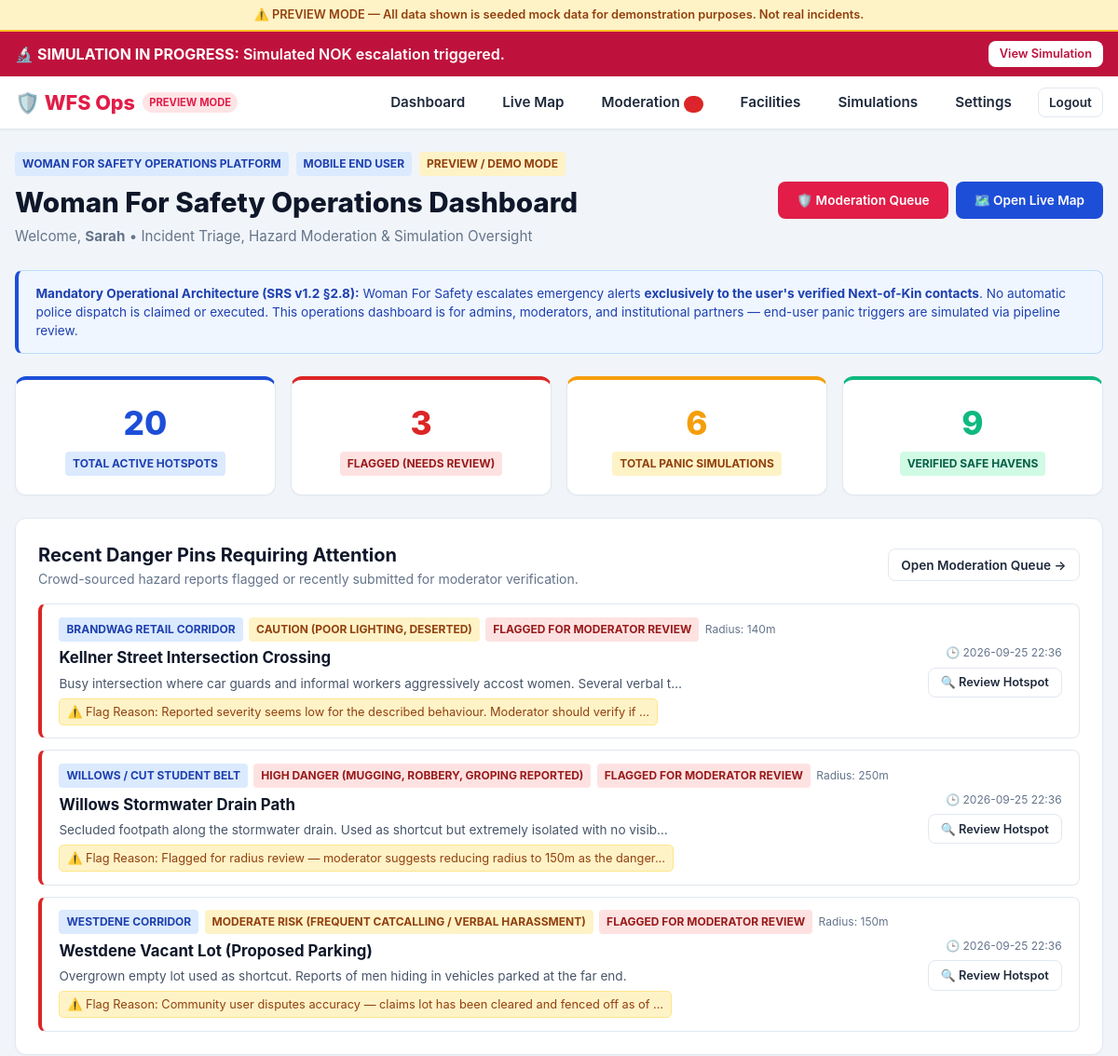
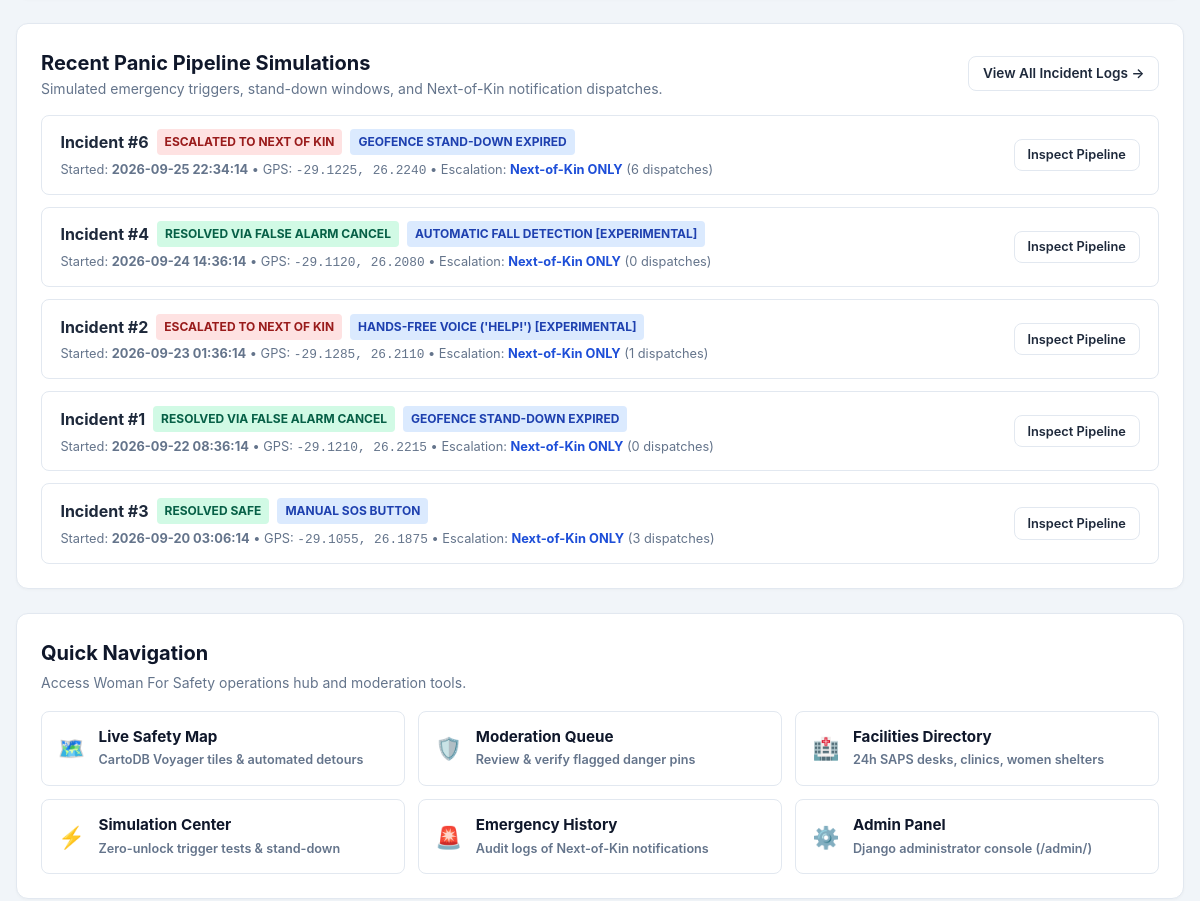
Before: /dashboard/ (signed in, upper part) with the older database file (2 pictures, top to bottom).
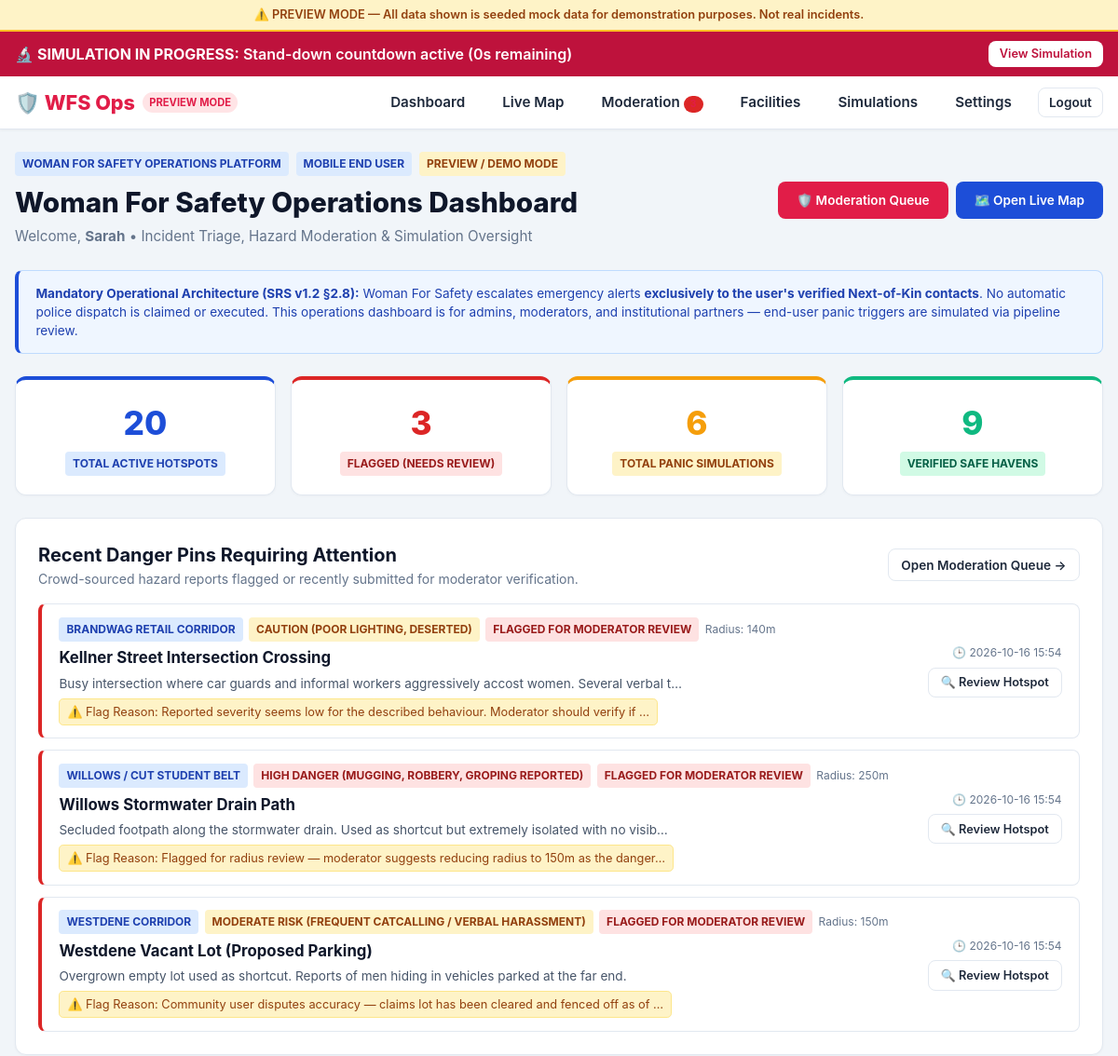
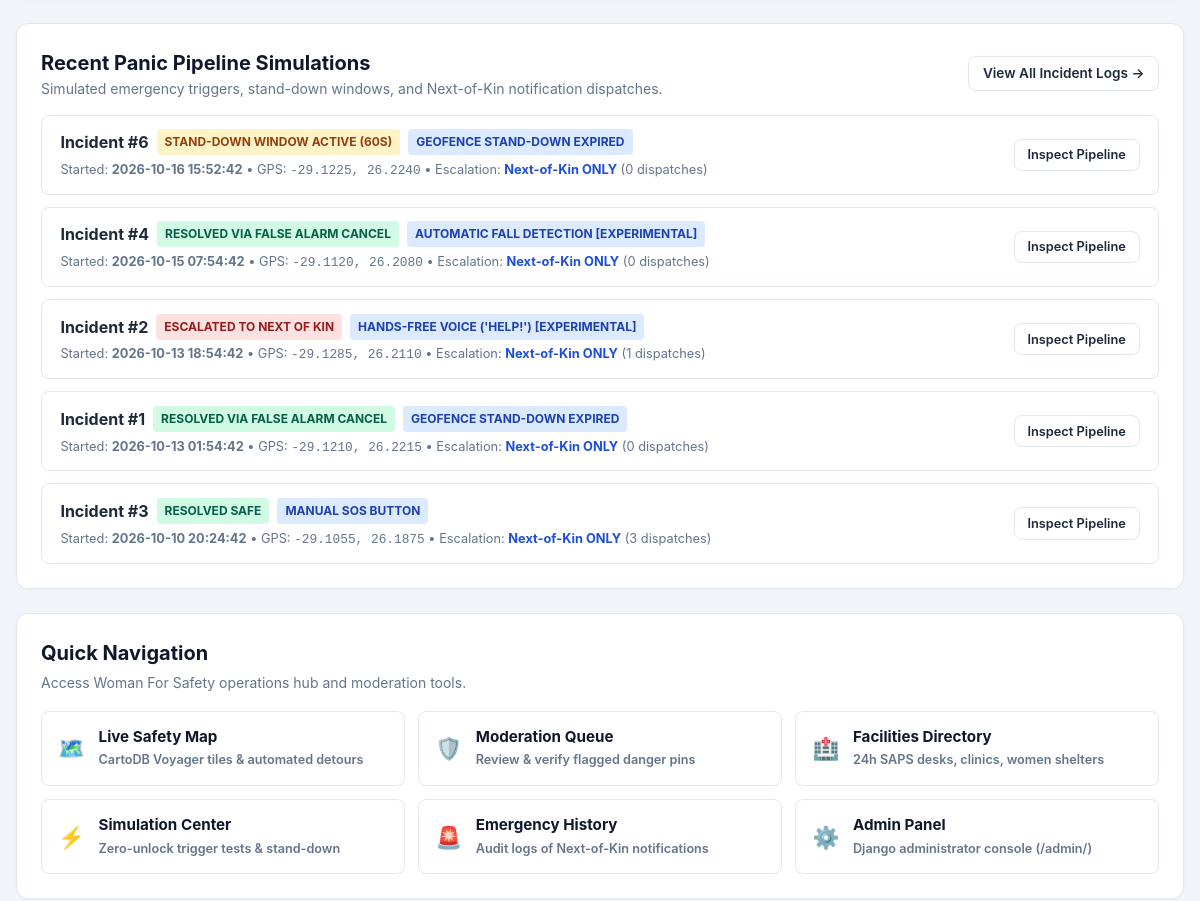
After: the same page with the newer database file (2 pictures, top to bottom).
### hotspots/models.py (models this page shows, shortened)
class Hotspot(models.Model):
    SEVERITY_LOW = "LOW"
    SEVERITY_MEDIUM = "MEDIUM"
    SEVERITY_HIGH = "HIGH"
    SEVERITY_CRITICAL = "CRITICAL"
    SEVERITY_CHOICES = [
        (SEVERITY_LOW, "Caution (Poor lighting, deserted)"),
        (SEVERITY_MEDIUM, "Moderate Risk (Frequent catcalling / verbal harassment)"),
        (SEVERITY_HIGH, "High Danger (Mugging, robbery, groping reported)"),
        (SEVERITY_CRITICAL, "Critical Hotspot (Severe violent assault / weapon sighted)"),
    ]
    CATEGORY_CHOICES = [
        ("LIGHTING", "Dark / Broken Streetlights"),
        ("HARASSMENT", "Catcalling & Stalking Area"),
        ("MUGGING", "Robbery / Mugging Hotspot"),
        ("ASSAULT", "Physical Assault / GBV Incident"),
        ("ISOLATED", "Isolated Alley / Abandoned Building"),
        ("TRANSPORT", "Unsafe Taxi Rank / Station Corner"),
    ]
    RISK_TIME_CHOICES = [
        ("ALL", "Dangerous Anytime"),
        ("NIGHT", "Dangerous After Dark (Night)"),
        ("RUSH", "Dangerous During Commute / Rush Hour"),
    ]
    CORRIDOR_CHOICES = [
        ("WESTDENE", "Westdene Corridor"),
        ("WILLOWS", "Willows / CUT Student Belt"),
        ("UNIVERSITAS", "Universitas / UFS Campus Fringe"),
        ("BRANDWAG", "Brandwag Retail Corridor"),
        ("CBD", "Bloemfontein CBD / Station Fringe"),
        ("OTHER", "Other Metro Corridor"),
    ]
    STATUS_PUBLISHED = "published"
    STATUS_FLAGGED = "flagged"
    STATUS_DISPUTED = "disputed"
    STATUS_REMOVED = "removed"
    STATUS_CHOICES = [
        (STATUS_PUBLISHED, "Published on Live Map"),
        (STATUS_FLAGGED, "Flagged for Moderator Review"),
        (STATUS_DISPUTED, "Disputed by Community"),
        (STATUS_REMOVED, "Removed by Moderator"),
    ]
    title = models.CharField(max_length=150, help_text="e.g. Unlit alley behind taxi rank")
    category = models.CharField(max_length=30, choices=CATEGORY_CHOICES, default="MUGGING")
    corridor = models.CharField(max_length=30, choices=CORRIDOR_CHOICES, default="WESTDENE", db_index=True)
    description = models.TextField(help_text="Provide context to help other women avoid this spot safely.")
    latitude = models.FloatField()
    longitude = models.FloatField()
    danger_radius_meters = models.PositiveIntegerField(
        default=250,
        help_text="Radius in meters where rerouting occurs and warnings activate."
    )
    severity = models.CharField(max_length=15, choices=SEVERITY_CHOICES, default=SEVERITY_HIGH)
    risk_time = models.CharField(max_length=10, choices=RISK_TIME_CHOICES, default="NIGHT")
    reported_by = models.ForeignKey(User, on_delete=models.SET_NULL, null=True, blank=True)
    is_anonymous = models.BooleanField(default=False)
    verification_status = models.CharField(
        max_length=20,
        choices=STATUS_CHOICES,
        default=STATUS_PUBLISHED,
        db_index=True,
        help_text="Current state in the post-publication moderation workflow (SRS §3.7)."
    )
    flag_reason = models.TextField(blank=True, help_text="Reason provided when flagged by community or user.")
    confirmations_count = models.PositiveIntegerField(default=1)
    active = models.BooleanField(default=True)
    created_at = models.DateTimeField(auto_now_add=True)
    updated_at = models.DateTimeField(auto_now=True)
    class Meta:
        ordering = ["-created_at"]

### emergency/models.py (models this page shows, shortened)
class PanicAlert(models.Model):
    TRIGGER_TRIPLE_PRESS = "TRIPLE_PRESS"
    TRIGGER_VOICE = "VOICE"
    TRIGGER_FALL = "FALL_DETECTION"
    TRIGGER_GEOFENCE = "GEOFENCE_APPROACH"
    TRIGGER_MANUAL = "MANUAL_SOS"
    TRIGGER_CHOICES = [
        (TRIGGER_MANUAL, "Manual SOS Button"),
        (TRIGGER_VOICE, "Hands-Free Voice ('Help!') [Experimental]"),
        (TRIGGER_FALL, "Automatic Fall Detection [Experimental]"),
        (TRIGGER_TRIPLE_PRESS, "Triple Power/Key Press Simulation"),
        (TRIGGER_GEOFENCE, "Geofence Stand-Down Expired"),
    ]
    STATUS_STAND_DOWN_PENDING = "STAND_DOWN_PENDING"
    STATUS_ACTIVE = "ACTIVE"
    STATUS_FALSE_ALARM = "FALSE_ALARM"
    STATUS_RESOLVED = "RESOLVED"
    STATUS_CHOICES = [
        (STATUS_STAND_DOWN_PENDING, "Stand-Down Window Active (60s)"),
        (STATUS_ACTIVE, "Escalated to Next of Kin"),
        (STATUS_FALSE_ALARM, "Resolved via False Alarm Cancel"),
        (STATUS_RESOLVED, "Resolved Safe"),
    ]
    user = models.ForeignKey(User, on_delete=models.CASCADE, related_name="panic_alerts")
    trigger_source = models.CharField(max_length=25, choices=TRIGGER_CHOICES, default=TRIGGER_MANUAL)
    status = models.CharField(max_length=25, choices=STATUS_CHOICES, default=STATUS_STAND_DOWN_PENDING)
    latitude = models.FloatField()
    longitude = models.FloatField()
    accuracy_meters = models.FloatField(default=10.0)
    battery_level = models.IntegerField(null=True, blank=True)
    standdown_seconds_total = models.IntegerField(default=60)
    hotspot_approached = models.ForeignKey(Hotspot, on_delete=models.SET_NULL, null=True, blank=True)
    started_at = models.DateTimeField(auto_now_add=True)
    escalated_at = models.DateTimeField(null=True, blank=True)
    stood_down_at = models.DateTimeField(null=True, blank=True)
    resolved_at = models.DateTimeField(null=True, blank=True)
    class Meta:
        ordering = ["-started_at"]
    @property
    def seconds_remaining(self):
        if self.status != self.STATUS_STAND_DOWN_PENDING:
            return 0
        elapsed = (timezone.now() - self.started_at).total_seconds()
        remaining = self.standdown_seconds_total - elapsed
        return max(0, int(remaining))

### core/views.py (the view)
# urls.py: path("dashboard/", views.dashboard, name="dashboard"),
@login_required
def dashboard(request):
    user = request.user
    contacts = EmergencyContact.objects.filter(user=user).order_by("priority", "created_at")
    active_hotspots = Hotspot.objects.filter(active=True)
    flagged_hotspots = active_hotspots.filter(verification_status=Hotspot.STATUS_FLAGGED)
    recent_flagged = flagged_hotspots.order_by("-created_at")[:5]
    recent_hotspots = active_hotspots.order_by("-created_at")[:5]
    recent_panics = PanicAlert.objects.all()[:5]
    total_panics = PanicAlert.objects.count()
    total_facilities = Facility.objects.count()
    facilities_sample = Facility.objects.all()[:4]
    institutional_accounts = InstitutionalAccount.objects.all()
    active_alert = PanicAlert.objects.filter(
        user=user,
        status__in=[PanicAlert.STATUS_STAND_DOWN_PENDING, PanicAlert.STATUS_ACTIVE]
    ).order_by("-started_at").first()
    context = {
        "contacts": contacts,
        "contacts_count": contacts.count(),
        "recent_hotspots": recent_hotspots,
        "recent_flagged": recent_flagged,
        "flagged_count": flagged_hotspots.count(),
        "total_active_hotspots": active_hotspots.count(),
        "recent_panics": recent_panics,
        "total_panics": total_panics,
        "total_facilities": total_facilities,
        "facilities_sample": facilities_sample,
        "institutional_accounts": institutional_accounts,
        "active_alert": active_alert,
        "demo_mode": getattr(settings, "WFS_DEMO_MODE", True),
    }
    return render(request, "core/dashboard.html", context)

### templates/core/dashboard.html (shortened to what the changed rows need)
{% extends "base.html" %}
{% block content %}
<div style="display:flex; justify-content:space-between; align-items:center; flex-wrap:wrap; gap:1rem; margin-bottom:1.5rem;">
  <div>
    <h1 style="font-size:1.85rem; font-weight:800; color:var(--dark); margin:0;">
      Woman For Safety Operations Dashboard
    </h1>
  </div>
</div>
<div class="card" style="margin-bottom:1.5rem;">
  <div style="display:flex; flex-direction:column; gap:0.75rem;">
    {% for h in recent_flagged|default:recent_hotspots %}
      <div style="padding:0.85rem 1.15rem; border:1px solid #e2e8f0; border-radius:0.5rem; display:flex; justify-content:space-between; align-items:center; flex-wrap:wrap; gap:0.75rem; background:#ffffff; border-left:4px solid {% if h.verification_status == 'flagged' %}var(--danger){% elif h.verification_status == 'published' %}var(--success){% else %}var(--warning){% endif %};">
        <div style="flex:1; min-width:260px;">
          <div style="display:flex; align-items:center; gap:0.4rem; margin-bottom:0.35rem; flex-wrap:wrap;">
            <span class="badge badge-police">{{ h.get_corridor_display|default:h.corridor }}</span>
            <span class="badge {% if h.severity == 'CRITICAL' or h.severity == 'HIGH' %}badge-danger{% else %}badge-warning{% endif %}">
              {{ h.get_severity_display|default:h.severity }}
            </span>
            <span class="badge {% if h.verification_status == 'flagged' %}badge-danger{% elif h.verification_status == 'published' %}badge-success{% else %}badge-warning{% endif %}">
              {{ h.get_verification_status_display|default:h.verification_status|title }}
            </span>
            <span style="font-size:0.75rem; color:#64748b;">Radius: {{ h.danger_radius_meters }}m</span>
          </div>
          <h4 style="margin:0 0 0.25rem; font-size:1.05rem; color:var(--dark);">{{ h.title }}</h4>
          <p style="margin:0 0 0.35rem; font-size:0.85rem; color:#475569;">{{ h.description|truncatechars:100 }}</p>
          {% if h.flag_reason %}
            <div style="font-size:0.8rem; color:#92400e; background:#fef3c7; border:1px solid #fde68a; padding:0.25rem 0.5rem; border-radius:0.3rem; display:inline-block;">
              ⚠️ Flag Reason: {{ h.flag_reason|truncatechars:85 }}
            </div>
          {% endif %}
        </div>
        <div style="text-align:right;">
          <div style="font-size:0.75rem; color:#64748b; margin-bottom:0.4rem;">🕒 {{ h.created_at|date:"Y-m-d H:i" }}</div>
          <a href="{% url 'moderation:review' h.id %}" class="btn btn-outline" style="font-size:0.8rem; padding:0.35rem 0.8rem;">
            🔍 Review Hotspot
          </a>
        </div>
      </div>
    {% empty %}
      <div style="text-align:center; padding:2rem; background:#f8fafc; border-radius:0.5rem;">
        <p style="color:#64748b; margin:0;">No active hotspots pending review. Safety map is up-to-date.</p>
      </div>
    {% endfor %}
  </div>
</div>
<div class="card" style="margin-bottom:1.5rem;">
  <div style="display:flex; flex-direction:column; gap:0.75rem;">
    {% for alert in recent_panics|default:user.panic_alerts.all|slice:":5" %}
      <div style="padding:0.85rem 1.15rem; border:1px solid #e2e8f0; border-radius:0.5rem; display:flex; justify-content:space-between; align-items:center; flex-wrap:wrap; gap:0.75rem; background:#ffffff;">
        <div>
          <div style="display:flex; align-items:center; gap:0.5rem; margin-bottom:0.3rem; flex-wrap:wrap;">
            <strong>Incident #{{ alert.id }}</strong>
            <span class="badge {% if alert.status == 'ACTIVE' %}badge-danger{% elif alert.status == 'FALSE_ALARM' or alert.status == 'RESOLVED' %}badge-success{% else %}badge-warning{% endif %}">
              {{ alert.get_status_display }}
            </span>
            <span class="badge badge-police">{{ alert.get_trigger_source_display }}</span>
          </div>
          <div style="font-size:0.8rem; color:#64748b;">
            Started: <strong>{{ alert.started_at|date:"Y-m-d H:i:s" }}</strong> &bull; GPS: <code>{{ alert.latitude|floatformat:4 }}, {{ alert.longitude|floatformat:4 }}</code> &bull; Escalation: <strong style="color:var(--police-blue);">Next-of-Kin ONLY</strong> ({{ alert.notifications.count }} dispatches)
          </div>
        </div>
        <div>
          <a href="{% url 'emergency:stand_down' alert.id %}" class="btn btn-outline" style="font-size:0.8rem; padding:0.35rem 0.8rem;">
            Inspect Pipeline
          </a>
        </div>
      </div>
    {% empty %}
      <div style="text-align:center; padding:2rem; background:#f8fafc; border-radius:0.5rem;">
        <p style="color:#64748b; margin:0;">No panic pipeline simulations executed yet. You can inspect pipeline logs under Emergency History.</p>
      </div>
    {% endfor %}
  </div>
</div>
{% endblock %}

### templates/base.html (shortened to what this page needs)
{% load static %}
<!DOCTYPE html>
<html lang="en">
<head>
  <link rel="stylesheet" href="https://unpkg.com/leaflet@1.9.4/dist/leaflet.css"/>
  <link rel="stylesheet" href="{% static 'css/safeher.css' %}">
</head>
<body>
  {% if DEMO_MODE %}
  <div style="background:#fef3c7; color:#92400e; padding:0.4rem 1rem; text-align:center; font-size:0.8rem; font-weight:600; border-bottom:2px solid #fbbf24;">
    ⚠️ PREVIEW MODE — All data shown is seeded mock data for demonstration purposes. Not real incidents.
  </div>
  {% endif %}
  {% if active_emergency_alert %}
  <div class="emergency-banner">
    <div>
      🔬 <strong>SIMULATION IN PROGRESS:</strong>
      {% if active_emergency_alert.status == "STAND_DOWN_PENDING" %}
        Stand-down countdown active ({{ active_emergency_alert.seconds_remaining }}s remaining)
      {% else %}
        Simulated NOK escalation triggered.
      {% endif %}
    </div>
    <a href="{% url 'emergency:stand_down' active_emergency_alert.id %}" class="btn btn-primary" style="background:#ffffff; color:#be123c; font-size:0.8rem; padding:0.3rem 0.75rem;">
      View Simulation
    </a>
  </div>
  {% endif %}
  <header class="safe-header">
    <div class="nav-container">
      <a href="{% if user.is_authenticated %}{% url 'core:dashboard' %}{% else %}{% url 'core:home' %}{% endif %}" class="brand-logo">
        <span>🛡️ WFS Ops</span>
        {% if DEMO_MODE %}<span class="brand-badge">Preview Mode</span>{% endif %}
      </a>
      <nav>
        <ul class="nav-links">
          {% if user.is_authenticated %}
            <li><a href="{% url 'core:dashboard' %}" class="nav-link">Dashboard</a></li>
            <li><a href="{% url 'hotspots:map' %}" class="nav-link">Live Map</a></li>
            <li>
              <a href="{% url 'moderation:dashboard' %}" class="nav-link">
                Moderation
                {% if flagged_hotspot_count %}<span class="brand-badge" style="background:#dc2626; font-size:0.65rem;">{{ flagged_hotspot_count }}</span>{% endif %}
              </a>
            </li>
            <li><a href="{% url 'facilities:list' %}" class="nav-link">Facilities</a></li>
            <li><a href="{% url 'emergency:simulation' %}" class="nav-link">Simulations</a></li>
            <li><a href="{% url 'accounts:profile' %}" class="nav-link">Settings</a></li>
            <li><a href="{% url 'accounts:logout' %}" class="btn btn-outline" style="padding:0.3rem 0.7rem; font-size:0.85rem;">Logout</a></li>
          {% endif %}
        </ul>
      </nav>
    </div>
  </header>
  <main class="container">
    {% block content %}{% endblock %}
  </main>
</body>
</html>

Changed rows visible on the page:
changed PanicAlert id 6: seconds_remaining (not shown) → "0"; status "ESCALATED TO NEXT OF KIN" → "STAND-DOWN WINDOW ACTIVE (60S)"; started_at "2026-09-25 22:34:14" → "2026-10-16 15:52:42"; notifications.count "6" → "0"
changed Hotspot "Kellner Street Intersection Crossing": created_at "2026-09-25 22:36" → "2026-10-16 15:54"
changed Hotspot "Willows Stormwater Drain Path": created_at "2026-09-25 22:36" → "2026-10-16 15:54"
changed Hotspot "Westdene Vacant Lot (Proposed Parking)": created_at "2026-09-25 22:36" → "2026-10-16 15:54"
changed PanicAlert "AUTOMATIC FALL DETECTION [EXPERIMENTAL]": started_at "2026-09-24 14:36:14" → "2026-10-15 07:54:42"
changed PanicAlert "ESCALATED TO NEXT OF KIN": started_at "2026-09-23 01:36:14" → "2026-10-13 18:54:42"
changed PanicAlert id 1: started_at "2026-09-22 08:36:14" → "2026-10-13 01:54:42"
changed PanicAlert "RESOLVED SAFE": started_at "2026-09-20 03:06:14" → "2026-10-10 20:24:42"
Other visible differences:
text no longer shown: "Simulated NOK escalation triggered."
text now shown: "Stand-down countdown active ( s remaining)"
